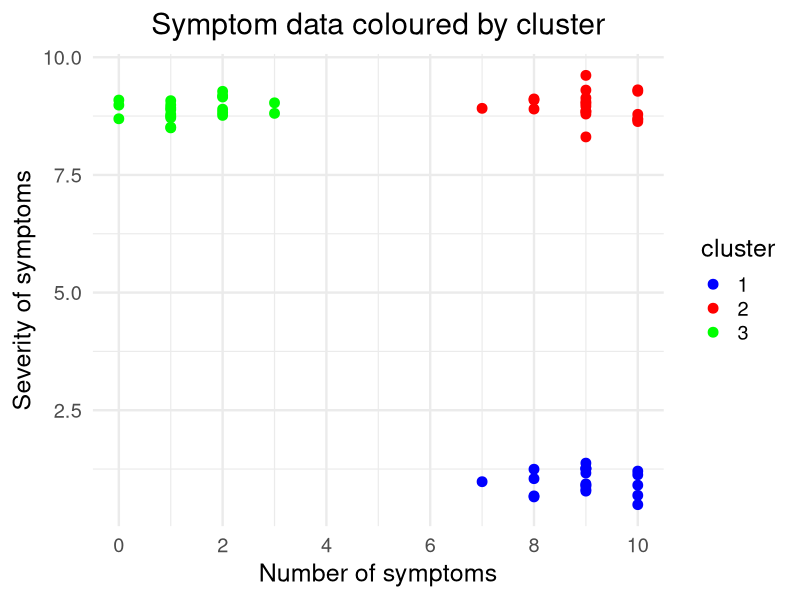
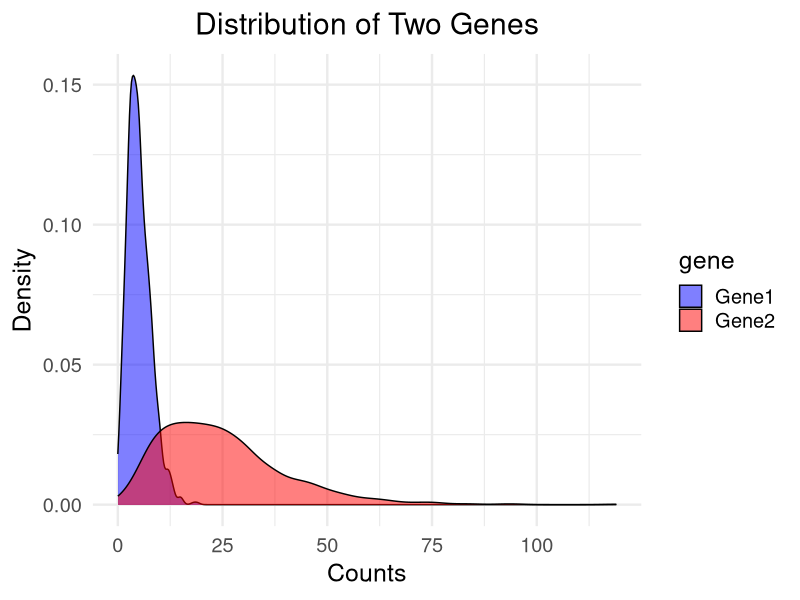
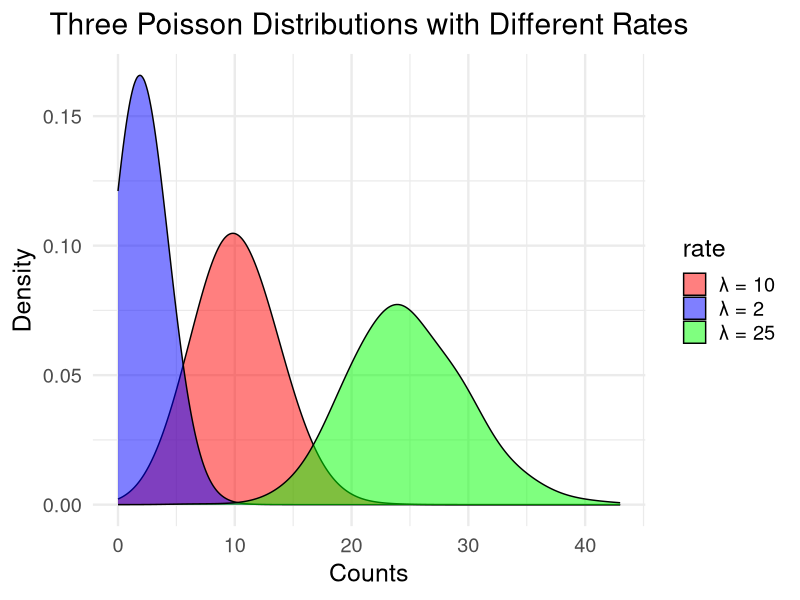
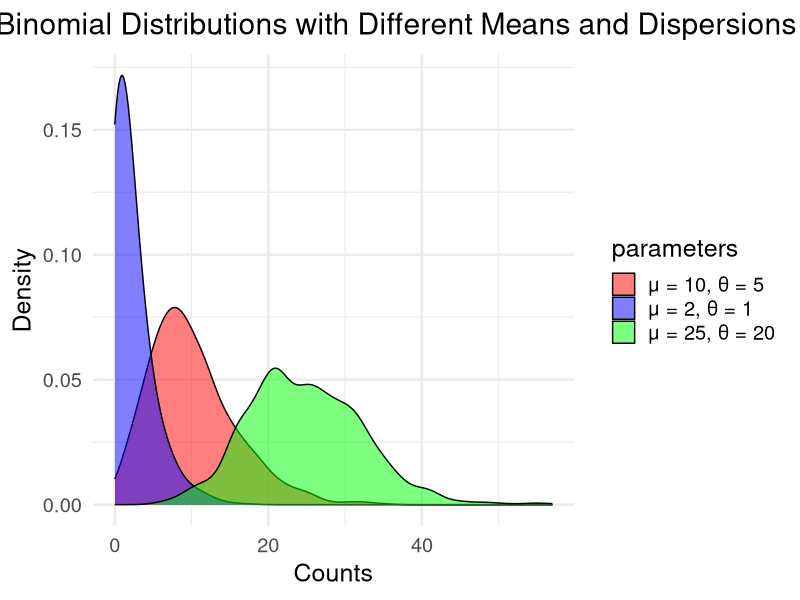
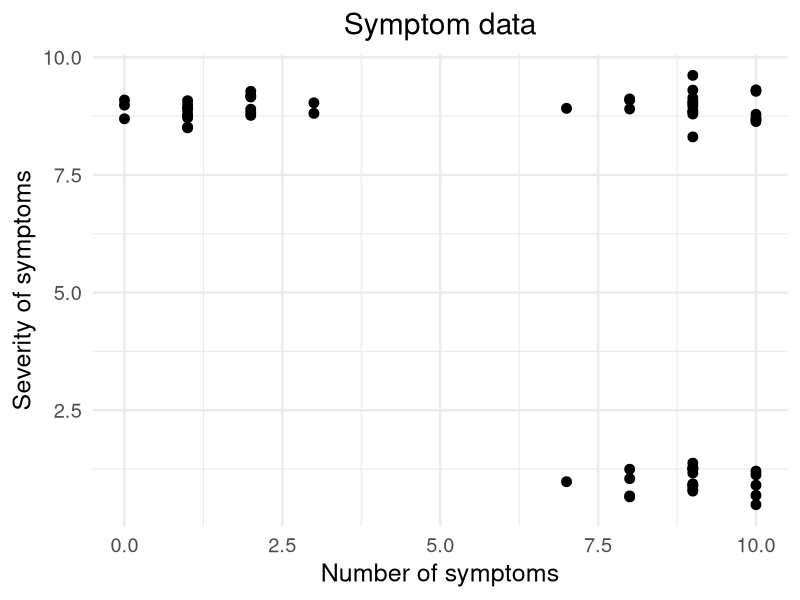
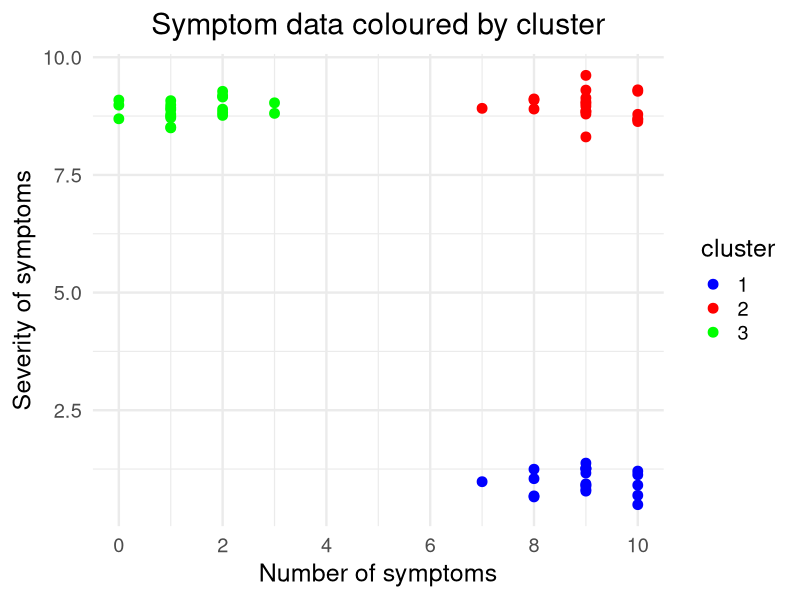
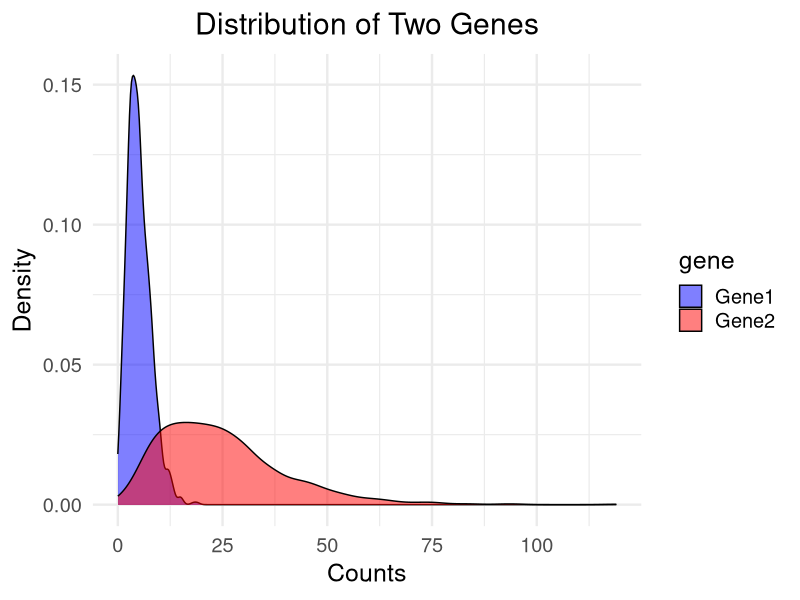
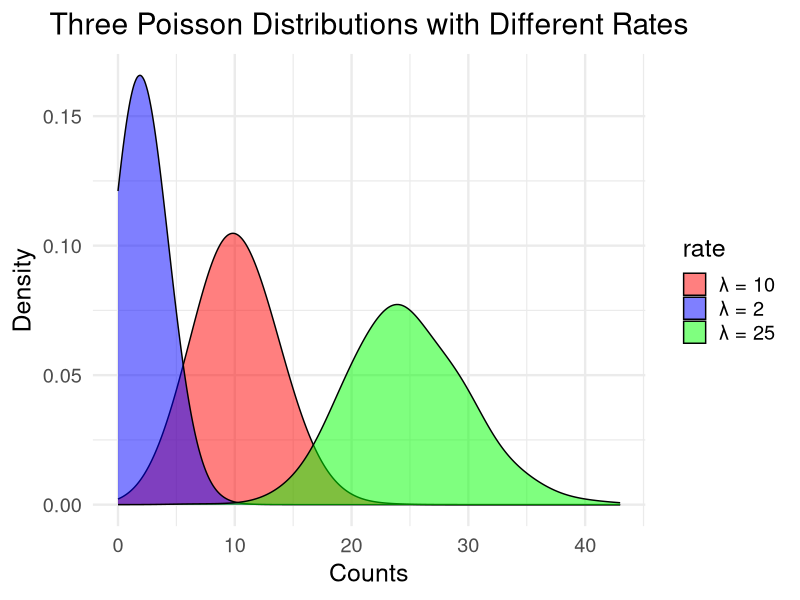

Source code (R) for these figures, in order:
library(ggplot2)
library(dplyr)
library(here)

# Figures are saved to <project root>/figures (the folder is created if needed)
figure_directory = here("figures")
dir.create(figure_directory, showWarnings = FALSE)

# Plot 1 : motivation - disease subtypes by severity and number of symptoms

# Simulate very clearly separated symptom data
set.seed(123)

n <- 20  # points per cluster

# Cluster 1: high symptoms, low severity
c1 <- data.frame(
  symptoms = round(rnorm(n, mean = 9, sd = 1), digits = 0),
  severity = rnorm(n, mean = 1, sd = 0.3)
)

# Cluster 2: high symptoms, high severity
c2 <- data.frame(
  symptoms = round(rnorm(n, mean = 9, sd = 1), digits = 0),
  severity = rnorm(n, mean = 9, sd = 0.3)
)

# Cluster 3: low symptoms, high severity
c3 <- data.frame(
  symptoms = round(rnorm(n, mean = 1, sd = 1), digits = 0),
  severity = rnorm(n, mean = 9, sd = 0.3)
)

# Combine clusters and add cluster label
symptom_data <- rbind(c1, c2, c3)
symptom_data$cluster <- factor(rep(1:3, each = n))

# Clip values to 0-10 range
symptom_data$symptoms <- pmax(pmin(symptom_data$symptoms, 10), 0)
symptom_data$severity <- pmax(pmin(symptom_data$severity, 10), 0)

# ---- Plot 1: points uncolored ----
p1 <- ggplot(symptom_data, aes(x = symptoms, y = severity)) +
  geom_point(size = 3) +
  theme_minimal(base_size = 18) +
  labs(title = "Symptom data",
       x = "Number of symptoms",
       y = "Severity of symptoms") + 
  theme(plot.title = element_text(hjust = 0.5))

# ---- Plot 2: points colored by cluster ----
p2 <- ggplot(symptom_data, aes(x = symptoms, y = severity, color = cluster)) +
  geom_point(size = 3) +
  # stat_ellipse(level = 0.95, linetype = "dashed", size = 1) +
  theme_minimal(base_size = 18) +
  labs(title = "Symptom data coloured by cluster",
       x = "Number of symptoms",
       y = "Severity of symptoms") +
  scale_color_manual(values = c("1" = "blue", "2" = "red", "3" = "green")) +
  scale_x_continuous(breaks = scales::breaks_pretty()) +
  theme(plot.title = element_text(hjust = 0.5))

print(p2)

# Example of distribution of two genes

n <- 1000  # number of samples

# Gene 1: small mean, small variance
mu1 <- 5
size1 <- 10  # larger size -> lower variance
gene1 <- rnbinom(n, mu = mu1, size = size1)

# Gene 2: large mean, large variance
mu2 <- 25
size2 <- 3   # smaller size -> higher variance
gene2 <- rnbinom(n, mu = mu2, size = size2)

# Combine into a data frame for ggplot
df <- data.frame(
  counts = c(gene1, gene2),
  gene = factor(rep(c("Gene1", "Gene2"), each = n))
)

# Smoothed histograms (density plots) with transparency
p3 = ggplot(df, aes(x = counts, fill = gene)) +
  geom_density(alpha = 0.5) +   # alpha controls transparency
  scale_fill_manual(values = c("Gene1" = "blue", "Gene2" = "red")) +
  theme_minimal(base_size = 18) +
  labs(title = "Distribution of Two Genes",
       x = "Counts",
       y = "Density") +
  xlim(0, max(df$counts)) + 
  theme(plot.title = element_text(hjust = 0.5))

print(p3)

# Poisson vs negative binomial distributions

# Poisson
# Parameters
lambda_small <- 2
lambda_medium <- 10
lambda_high <- 25
n <- 1000  # number of samples per group

# Labels as strings
labels <- c(paste0("λ = ", lambda_small),
            paste0("λ = ", lambda_medium),
            paste0("λ = ", lambda_high))

# Simulate Poisson data
df <- data.frame(
  counts = c(
    rpois(n, lambda_small),
    rpois(n, lambda_medium),
    rpois(n, lambda_high)
  ),
  rate = factor(rep(labels, each = n))
)

# Plot superposed densities
p4 <- ggplot(df, aes(x = counts, fill = rate)) +
  geom_density(alpha = 0.5, bw = 2) +   # increased bandwidth for smoother curves
  scale_fill_manual(values = c("λ = 2" = "blue", 
                               "λ = 10" = "red", 
                               "λ = 25" = "green")) +
  theme_minimal(base_size = 18) +
  labs(title = "Three Poisson Distributions with Different Rates",
       x = "Counts",
       y = "Density") +
  xlim(0, max(df$counts)) + 
  theme(plot.title = element_text(hjust = 0.5))

print(p4)

# Negative binomial 

# Parameters
mu_values <- c(2, 10, 25)       # low, medium, high mean
theta_values <- c(1, 5, 20)     # low, medium, high dispersion
n <- 1000                       # samples per group

# Labels
labels <- c(
  paste0("μ = ", mu_values[1], ", θ = ", theta_values[1]),
  paste0("μ = ", mu_values[2], ", θ = ", theta_values[2]),
  paste0("μ = ", mu_values[3], ", θ = ", theta_values[3])
)

# Simulate Negative Binomial data
df_nb <- data.frame(
  counts = c(
    rnbinom(n, mu = mu_values[1], size = theta_values[1]),
    rnbinom(n, mu = mu_values[2], size = theta_values[2]),
    rnbinom(n, mu = mu_values[3], size = theta_values[3])
  ),
  parameters = factor(rep(labels, each = n))
)

# Plot superposed densities
p5 <- ggplot(df_nb, aes(x = counts, fill = parameters)) +
  geom_density(alpha = 0.5, bw = 1.5) +   # smoother curves
  scale_fill_manual(values = c("μ = 2, θ = 1" = "blue", 
                               "μ = 10, θ = 5" = "red", 
                               "μ = 25, θ = 20" = "green")) +
  theme_minimal(base_size = 18) +
  labs(title = "Negative Binomial Distributions with Different Means and Dispersions",
       x = "Counts",
       y = "Density") +
  xlim(0, max(df_nb$counts)) +
  theme(plot.title = element_text(hjust = 0.5))

print(p5)


# Display plots
print(p1)
print(p2)
print(p3)
print(p4)
print(p5)

ggsave(
  plot = p1,
  path = figure_directory,
  filename = "clustering_demo1.png",
  units = "cm",
  width =  25,
  height = 15
)

ggsave(
  plot = p2,
  path = figure_directory,
  filename = "clustering_demo2.png",
  units = "cm",
  width =  25,
  height = 15
)

ggsave(
  plot = p3,
  path = figure_directory,
  filename = "dge_demo1.png",
  units = "cm",
  width =  25,
  height = 15
)

ggsave(
  plot = p4,
  path = figure_directory,
  filename = "dge_demo2.png",
  units = "cm",
  width =  25,
  height = 15
)

ggsave(
  plot = p5,
  path = figure_directory,
  filename = "dge_demo3.png",
  units = "cm",
  width =  35,
  height = 15
)
